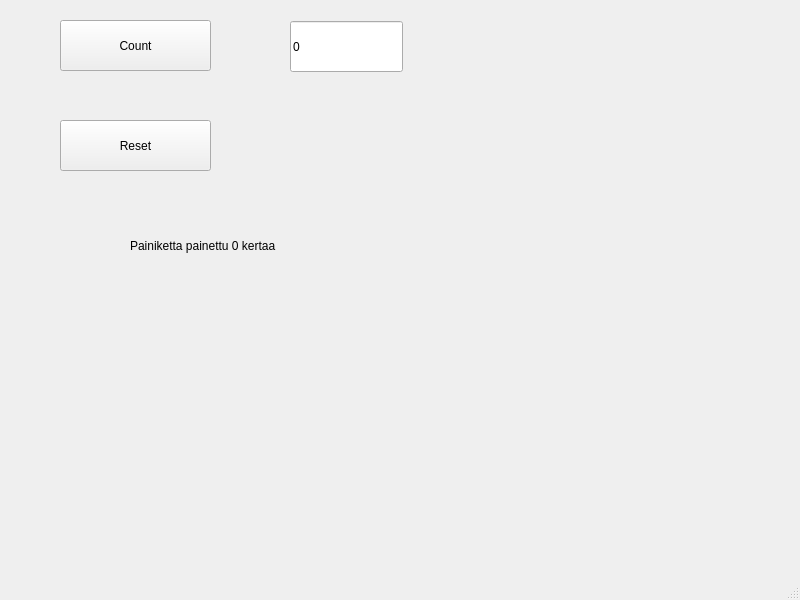
<?xml version="1.0" encoding="UTF-8"?>
<ui version="4.0">
 <class>MainWindow</class>
 <widget class="QMainWindow" name="MainWindow">
  <property name="geometry">
   <rect>
    <x>0</x>
    <y>0</y>
    <width>800</width>
    <height>600</height>
   </rect>
  </property>
  <property name="windowTitle">
   <string>MainWindow</string>
  </property>
  <widget class="QWidget" name="centralwidget">
   <widget class="QPushButton" name="btnCount">
    <property name="geometry">
     <rect>
      <x>60</x>
      <y>20</y>
      <width>151</width>
      <height>51</height>
     </rect>
    </property>
    <property name="text">
     <string>Count</string>
    </property>
   </widget>
   <widget class="QPushButton" name="btReset">
    <property name="geometry">
     <rect>
      <x>60</x>
      <y>120</y>
      <width>151</width>
      <height>51</height>
     </rect>
    </property>
    <property name="text">
     <string>Reset</string>
    </property>
   </widget>
   <widget class="QLineEdit" name="txtResult">
    <property name="geometry">
     <rect>
      <x>290</x>
      <y>21</y>
      <width>113</width>
      <height>51</height>
     </rect>
    </property>
    <property name="text">
     <string>0</string>
    </property>
   </widget>
   <widget class="QLabel" name="labelInfo">
    <property name="geometry">
     <rect>
      <x>130</x>
      <y>225</y>
      <width>381</width>
      <height>41</height>
     </rect>
    </property>
    <property name="text">
     <string>Painiketta painettu 0 kertaa</string>
    </property>
   </widget>
  </widget>
  <widget class="QMenuBar" name="menubar">
   <property name="geometry">
    <rect>
     <x>0</x>
     <y>0</y>
     <width>800</width>
     <height>22</height>
    </rect>
   </property>
  </widget>
  <widget class="QStatusBar" name="statusbar"/>
 </widget>
 <resources/>
 <connections/>
</ui>
